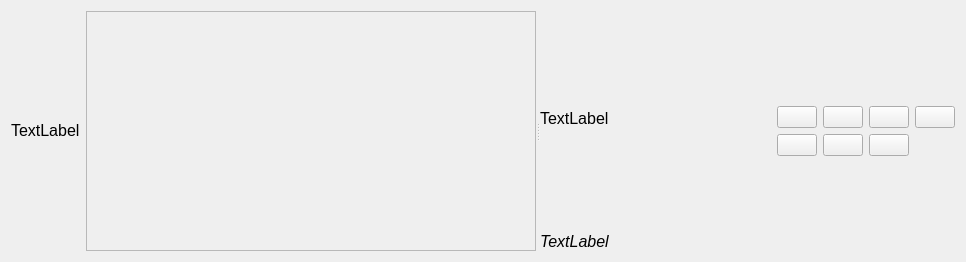
<?xml version="1.0" encoding="UTF-8"?>
<ui version="4.0">
 <class>RecordPreviewDB</class>
 <widget class="QWidget" name="RecordPreviewDB">
  <property name="geometry">
   <rect>
    <x>0</x>
    <y>0</y>
    <width>966</width>
    <height>262</height>
   </rect>
  </property>
  <property name="windowTitle">
   <string>Form</string>
  </property>
  <layout class="QGridLayout" name="gridLayout">
   <item row="0" column="4">
    <layout class="QGridLayout" name="gridLayout_2">
     <item row="2" column="1">
      <widget class="QPushButton" name="pbNumber">
       <property name="toolTip">
        <string>Выбор по номеру</string>
       </property>
       <property name="text">
        <string/>
       </property>
       <property name="icon">
        <iconset>
         <normalon>:/images/icons8-12-80.png</normalon>
        </iconset>
       </property>
       <property name="iconSize">
        <size>
         <width>30</width>
         <height>30</height>
        </size>
       </property>
      </widget>
     </item>
     <item row="1" column="0">
      <widget class="QPushButton" name="pbTime">
       <property name="text">
        <string/>
       </property>
       <property name="icon">
        <iconset>
         <normalon>:/images/icons8-time-80.png</normalon>
        </iconset>
       </property>
       <property name="iconSize">
        <size>
         <width>30</width>
         <height>30</height>
        </size>
       </property>
      </widget>
     </item>
     <item row="2" column="0">
      <widget class="QPushButton" name="pbReroll">
       <property name="toolTip">
        <string>Случайный выбор</string>
       </property>
       <property name="text">
        <string/>
       </property>
       <property name="icon">
        <iconset>
         <normalon>:/images/icons8-available-updates-80.png</normalon>
        </iconset>
       </property>
       <property name="iconSize">
        <size>
         <width>30</width>
         <height>30</height>
        </size>
       </property>
      </widget>
     </item>
     <item row="0" column="0">
      <spacer name="verticalSpacer">
       <property name="orientation">
        <enum>Qt::Vertical</enum>
       </property>
       <property name="sizeHint" stdset="0">
        <size>
         <width>20</width>
         <height>40</height>
        </size>
       </property>
      </spacer>
     </item>
     <item row="1" column="1">
      <widget class="QPushButton" name="pbSearch">
       <property name="toolTip">
        <string>Поиск по списку</string>
       </property>
       <property name="text">
        <string/>
       </property>
       <property name="icon">
        <iconset>
         <normalon>:/images/icons8-search-80.png</normalon>
        </iconset>
       </property>
       <property name="iconSize">
        <size>
         <width>30</width>
         <height>30</height>
        </size>
       </property>
      </widget>
     </item>
     <item row="2" column="2">
      <widget class="QPushButton" name="pbSwitchDown">
       <property name="toolTip">
        <string>Сдвинуть вниз</string>
       </property>
       <property name="text">
        <string/>
       </property>
       <property name="icon">
        <iconset>
         <normalon>:/images/icons8-sort-down-80.png</normalon>
        </iconset>
       </property>
       <property name="iconSize">
        <size>
         <width>30</width>
         <height>30</height>
        </size>
       </property>
      </widget>
     </item>
     <item row="1" column="2">
      <widget class="QPushButton" name="pbSwitchUp">
       <property name="text">
        <string/>
       </property>
       <property name="icon">
        <iconset resource="icons.qrc">
         <normaloff>:/images/icons8-sort-up-80.png</normaloff>:/images/icons8-sort-up-80.png</iconset>
       </property>
       <property name="iconSize">
        <size>
         <width>30</width>
         <height>30</height>
        </size>
       </property>
      </widget>
     </item>
     <item row="3" column="0">
      <spacer name="verticalSpacer_2">
       <property name="orientation">
        <enum>Qt::Vertical</enum>
       </property>
       <property name="sizeHint" stdset="0">
        <size>
         <width>20</width>
         <height>40</height>
        </size>
       </property>
      </spacer>
     </item>
     <item row="1" column="3">
      <widget class="QPushButton" name="pbSelect">
       <property name="text">
        <string/>
       </property>
       <property name="icon">
        <iconset resource="icons.qrc">
         <normaloff>:/images/icons8-checked-checkbox-80.png</normaloff>:/images/icons8-checked-checkbox-80.png</iconset>
       </property>
       <property name="iconSize">
        <size>
         <width>30</width>
         <height>30</height>
        </size>
       </property>
      </widget>
     </item>
    </layout>
   </item>
   <item row="0" column="1">
    <widget class="QSplitter" name="splitter">
     <property name="orientation">
      <enum>Qt::Horizontal</enum>
     </property>
     <widget class="QScrollArea" name="saImages">
      <property name="sizePolicy">
       <sizepolicy hsizetype="Preferred" vsizetype="Expanding">
        <horstretch>0</horstretch>
        <verstretch>0</verstretch>
       </sizepolicy>
      </property>
      <property name="minimumSize">
       <size>
        <width>450</width>
        <height>240</height>
       </size>
      </property>
      <property name="verticalScrollBarPolicy">
       <enum>Qt::ScrollBarAlwaysOff</enum>
      </property>
      <property name="sizeAdjustPolicy">
       <enum>QAbstractScrollArea::AdjustToContents</enum>
      </property>
      <property name="widgetResizable">
       <bool>true</bool>
      </property>
      <widget class="QWidget" name="wImages">
       <property name="geometry">
        <rect>
         <x>0</x>
         <y>0</y>
         <width>448</width>
         <height>16</height>
        </rect>
       </property>
       <property name="sizePolicy">
        <sizepolicy hsizetype="MinimumExpanding" vsizetype="Fixed">
         <horstretch>0</horstretch>
         <verstretch>0</verstretch>
        </sizepolicy>
       </property>
       <layout class="QGridLayout" name="gridLayout_3">
        <property name="leftMargin">
         <number>0</number>
        </property>
        <property name="topMargin">
         <number>0</number>
        </property>
        <property name="rightMargin">
         <number>0</number>
        </property>
        <property name="bottomMargin">
         <number>0</number>
        </property>
        <item row="0" column="0">
         <layout class="QHBoxLayout" name="hlImages"/>
        </item>
       </layout>
      </widget>
     </widget>
     <widget class="QWidget" name="verticalLayoutWidget">
      <layout class="QVBoxLayout" name="vlText">
       <item>
        <widget class="QLabel" name="lblText">
         <property name="sizePolicy">
          <sizepolicy hsizetype="Expanding" vsizetype="Expanding">
           <horstretch>0</horstretch>
           <verstretch>0</verstretch>
          </sizepolicy>
         </property>
         <property name="minimumSize">
          <size>
           <width>150</width>
           <height>0</height>
          </size>
         </property>
         <property name="font">
          <font>
           <pointsize>12</pointsize>
          </font>
         </property>
         <property name="text">
          <string>TextLabel</string>
         </property>
         <property name="wordWrap">
          <bool>true</bool>
         </property>
        </widget>
       </item>
       <item>
        <widget class="QLabel" name="lblLogs">
         <property name="font">
          <font>
           <pointsize>12</pointsize>
           <italic>true</italic>
          </font>
         </property>
         <property name="text">
          <string>TextLabel</string>
         </property>
        </widget>
       </item>
      </layout>
     </widget>
    </widget>
   </item>
   <item row="0" column="0">
    <widget class="QLabel" name="lblNumber">
     <property name="sizePolicy">
      <sizepolicy hsizetype="Fixed" vsizetype="Fixed">
       <horstretch>0</horstretch>
       <verstretch>0</verstretch>
      </sizepolicy>
     </property>
     <property name="minimumSize">
      <size>
       <width>40</width>
       <height>0</height>
      </size>
     </property>
     <property name="font">
      <font>
       <pointsize>12</pointsize>
      </font>
     </property>
     <property name="text">
      <string>TextLabel</string>
     </property>
    </widget>
   </item>
  </layout>
 </widget>
 <resources>
  <include location="icons.qrc"/>
 </resources>
 <connections/>
</ui>
